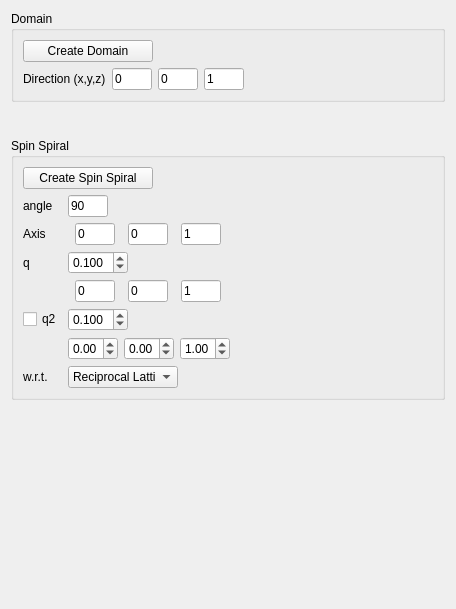
         <widget class="QWidget" name="page_2">
          <property name="geometry">
           <rect>
            <x>0</x>
            <y>0</y>
            <width>456</width>
            <height>609</height>
           </rect>
          </property>
          <property name="minimumSize">
           <size>
            <width>0</width>
            <height>400</height>
           </size>
          </property>
          <attribute name="label">
           <string>Nonlocal States</string>
          </attribute>
          <layout class="QGridLayout" name="gridLayout_6">
           <item row="3" column="0">
            <widget class="QGroupBox" name="groupBox_6">
             <property name="minimumSize">
              <size>
               <width>0</width>
               <height>0</height>
              </size>
             </property>
             <property name="title">
              <string>Spin Spiral</string>
             </property>
             <layout class="QGridLayout" name="gridLayout_21">
              <item row="0" column="2">
               <spacer name="horizontalSpacer_20">
                <property name="orientation">
                 <enum>Qt::Horizontal</enum>
                </property>
                <property name="sizeHint" stdset="0">
                 <size>
                  <width>40</width>
                  <height>20</height>
                 </size>
                </property>
               </spacer>
              </item>
              <item row="0" column="0">
               <widget class="QPushButton" name="pushButton_SS">
                <property name="minimumSize">
                 <size>
                  <width>130</width>
                  <height>20</height>
                 </size>
                </property>
                <property name="maximumSize">
                 <size>
                  <width>100</width>
                  <height>16777215</height>
                 </size>
                </property>
                <property name="baseSize">
                 <size>
                  <width>0</width>
                  <height>0</height>
                 </size>
                </property>
                <property name="text">
                 <string>Create Spin Spiral</string>
                </property>
               </widget>
              </item>
              <item row="2" column="0">
               <layout class="QGridLayout" name="gridLayout_13">
                <item row="2" column="1">
                 <widget class="QDoubleSpinBox" name="doubleSpinBox_spiral_q">
                  <property name="maximumSize">
                   <size>
                    <width>60</width>
                    <height>16777215</height>
                   </size>
                  </property>
                  <property name="locale">
                   <locale language="C" country="AnyCountry"/>
                  </property>
                  <property name="decimals">
                   <number>3</number>
                  </property>
                  <property name="minimum">
                   <double>-1000.000000000000000</double>
                  </property>
                  <property name="maximum">
                   <double>1000.000000000000000</double>
                  </property>
                  <property name="singleStep">
                   <double>0.050000000000000</double>
                  </property>
                  <property name="value">
                   <double>0.100000000000000</double>
                  </property>
                 </widget>
                </item>
                <item row="6" column="1">
                 <widget class="QComboBox" name="comboBox_SS">
                  <property name="minimumSize">
                   <size>
                    <width>0</width>
                    <height>20</height>
                   </size>
                  </property>
                  <property name="maximumSize">
                   <size>
                    <width>110</width>
                    <height>16777215</height>
                   </size>
                  </property>
                  <item>
                   <property name="text">
                    <string>Reciprocal Lattice</string>
                   </property>
                  </item>
                  <item>
                   <property name="text">
                    <string>Real Lattice</string>
                   </property>
                  </item>
                  <item>
                   <property name="text">
                    <string>Real Space</string>
                   </property>
                  </item>
                 </widget>
                </item>
                <item row="0" column="0">
                 <widget class="QLabel" name="label_16">
                  <property name="maximumSize">
                   <size>
                    <width>35</width>
                    <height>16777215</height>
                   </size>
                  </property>
                  <property name="text">
                   <string>angle</string>
                  </property>
                 </widget>
                </item>
                <item row="6" column="0">
                 <widget class="QLabel" name="label_18">
                  <property name="maximumSize">
                   <size>
                    <width>35</width>
                    <height>16777215</height>
                   </size>
                  </property>
                  <property name="text">
                   <string>w.r.t.</string>
                  </property>
                 </widget>
                </item>
                <item row="4" column="0">
                 <widget class="QCheckBox" name="checkBox_SS_q2">
                  <property name="text">
                   <string>q2</string>
                  </property>
                 </widget>
                </item>
                <item row="1" column="0">
                 <widget class="QLabel" name="label_20">
                  <property name="text">
                   <string>Axis</string>
                  </property>
                 </widget>
                </item>
                <item row="1" column="1">
                 <layout class="QGridLayout" name="gridLayout_28">
                  <item row="0" column="2">
                   <widget class="QLineEdit" name="lineEdit_SS_axis_x">
                    <property name="minimumSize">
                     <size>
                      <width>0</width>
                      <height>22</height>
                     </size>
                    </property>
                    <property name="maximumSize">
                     <size>
                      <width>40</width>
                      <height>16777215</height>
                     </size>
                    </property>
                    <property name="text">
                     <string>0</string>
                    </property>
                   </widget>
                  </item>
                  <item row="0" column="5">
                   <widget class="QLineEdit" name="lineEdit_SS_axis_z">
                    <property name="minimumSize">
                     <size>
                      <width>0</width>
                      <height>22</height>
                     </size>
                    </property>
                    <property name="maximumSize">
                     <size>
                      <width>40</width>
                      <height>16777215</height>
                     </size>
                    </property>
                    <property name="text">
                     <string>1</string>
                    </property>
                   </widget>
                  </item>
                  <item row="0" column="4">
                   <widget class="QLineEdit" name="lineEdit_SS_axis_y">
                    <property name="minimumSize">
                     <size>
                      <width>0</width>
                      <height>22</height>
                     </size>
                    </property>
                    <property name="maximumSize">
                     <size>
                      <width>40</width>
                      <height>16777215</height>
                     </size>
                    </property>
                    <property name="text">
                     <string>0</string>
                    </property>
                   </widget>
                  </item>
                 </layout>
                </item>
                <item row="4" column="1">
                 <widget class="QDoubleSpinBox" name="doubleSpinBox_spiral_q2">
                  <property name="maximumSize">
                   <size>
                    <width>60</width>
                    <height>16777215</height>
                   </size>
                  </property>
                  <property name="locale">
                   <locale language="C" country="AnyCountry"/>
                  </property>
                  <property name="decimals">
                   <number>3</number>
                  </property>
                  <property name="minimum">
                   <double>-1000.000000000000000</double>
                  </property>
                  <property name="maximum">
                   <double>1000.000000000000000</double>
                  </property>
                  <property name="singleStep">
                   <double>0.050000000000000</double>
                  </property>
                  <property name="value">
                   <double>0.100000000000000</double>
                  </property>
                 </widget>
                </item>
                <item row="3" column="1">
                 <layout class="QGridLayout" name="gridLayout_26">
                  <item row="1" column="1">
                   <widget class="QLineEdit" name="lineEdit_SS_dir_x">
                    <property name="minimumSize">
                     <size>
                      <width>0</width>
                      <height>20</height>
                     </size>
                    </property>
                    <property name="maximumSize">
                     <size>
                      <width>40</width>
                      <height>16777215</height>
                     </size>
                    </property>
                    <property name="text">
                     <string>0</string>
                    </property>
                   </widget>
                  </item>
                  <item row="1" column="3">
                   <widget class="QLineEdit" name="lineEdit_SS_dir_z">
                    <property name="minimumSize">
                     <size>
                      <width>0</width>
                      <height>22</height>
                     </size>
                    </property>
                    <property name="maximumSize">
                     <size>
                      <width>40</width>
                      <height>16777215</height>
                     </size>
                    </property>
                    <property name="text">
                     <string>1</string>
                    </property>
                   </widget>
                  </item>
                  <item row="1" column="2">
                   <widget class="QLineEdit" name="lineEdit_SS_dir_y">
                    <property name="minimumSize">
                     <size>
                      <width>0</width>
                      <height>20</height>
                     </size>
                    </property>
                    <property name="maximumSize">
                     <size>
                      <width>40</width>
                      <height>16777215</height>
                     </size>
                    </property>
                    <property name="text">
                     <string>0</string>
                    </property>
                   </widget>
                  </item>
                 </layout>
                </item>
                <item row="2" column="0">
                 <widget class="QLabel" name="label_4">
                  <property name="text">
                   <string>q</string>
                  </property>
                 </widget>
                </item>
                <item row="0" column="1">
                 <widget class="QLineEdit" name="lineEdit_SS_angle">
                  <property name="minimumSize">
                   <size>
                    <width>0</width>
                    <height>22</height>
                   </size>
                  </property>
                  <property name="maximumSize">
                   <size>
                    <width>40</width>
                    <height>16777215</height>
                   </size>
                  </property>
                  <property name="text">
                   <string>90</string>
                  </property>
                 </widget>
                </item>
                <item row="5" column="1">
                 <layout class="QGridLayout" name="gridLayout_12">
                  <item row="0" column="3">
                   <widget class="QDoubleSpinBox" name="doubleSpinBox_SS_q2_dir_z">
                    <property name="maximumSize">
                     <size>
                      <width>50</width>
                      <height>16777215</height>
                     </size>
                    </property>
                    <property name="locale">
                     <locale language="C" country="AnyCountry"/>
                    </property>
                    <property name="minimum">
                     <double>-100.000000000000000</double>
                    </property>
                    <property name="maximum">
                     <double>100.000000000000000</double>
                    </property>
                    <property name="value">
                     <double>1.000000000000000</double>
                    </property>
                   </widget>
                  </item>
                  <item row="0" column="2">
                   <widget class="QDoubleSpinBox" name="doubleSpinBox_SS_q2_dir_y">
                    <property name="maximumSize">
                     <size>
                      <width>50</width>
                      <height>16777215</height>
                     </size>
                    </property>
                    <property name="locale">
                     <locale language="C" country="AnyCountry"/>
                    </property>
                    <property name="minimum">
                     <double>-100.000000000000000</double>
                    </property>
                    <property name="maximum">
                     <double>100.000000000000000</double>
                    </property>
                   </widget>
                  </item>
                  <item row="0" column="1">
                   <widget class="QDoubleSpinBox" name="doubleSpinBox_SS_q2_dir_x">
                    <property name="maximumSize">
                     <size>
                      <width>50</width>
                      <height>16777215</height>
                     </size>
                    </property>
                    <property name="locale">
                     <locale language="C" country="AnyCountry"/>
                    </property>
                    <property name="minimum">
                     <double>-100.000000000000000</double>
                    </property>
                    <property name="maximum">
                     <double>100.000000000000000</double>
                    </property>
                   </widget>
                  </item>
                 </layout>
                </item>
               </layout>
              </item>
             </layout>
            </widget>
           </item>
           <item row="2" column="0">
            <spacer name="verticalSpacer_4">
             <property name="orientation">
              <enum>Qt::Vertical</enum>
             </property>
             <property name="sizeType">
              <enum>QSizePolicy::Fixed</enum>
             </property>
             <property name="sizeHint" stdset="0">
              <size>
               <width>20</width>
               <height>30</height>
              </size>
             </property>
            </spacer>
           </item>
           <item row="5" column="0">
            <spacer name="verticalSpacer_17">
             <property name="orientation">
              <enum>Qt::Vertical</enum>
             </property>
             <property name="sizeType">
              <enum>QSizePolicy::Expanding</enum>
             </property>
             <property name="sizeHint" stdset="0">
              <size>
               <width>20</width>
               <height>30</height>
              </size>
             </property>
            </spacer>
           </item>
           <item row="0" column="0">
            <widget class="QGroupBox" name="groupBox_Domain">
             <property name="minimumSize">
              <size>
               <width>0</width>
               <height>0</height>
              </size>
             </property>
             <property name="title">
              <string>Domain</string>
             </property>
             <layout class="QGridLayout" name="gridLayout_5">
              <item row="3" column="0">
               <layout class="QGridLayout" name="gridLayout_11">
                <item row="0" column="0">
                 <widget class="QLabel" name="label_11">
                  <property name="maximumSize">
                   <size>
                    <width>100</width>
                    <height>16777215</height>
                   </size>
                  </property>
                  <property name="text">
                   <string>Direction (x,y,z)</string>
                  </property>
                 </widget>
                </item>
                <item row="0" column="1">
                 <layout class="QGridLayout" name="gridLayout_10">
                  <item row="0" column="2">
                   <widget class="QLineEdit" name="lineEdit_domain_dir_z">
                    <property name="minimumSize">
                     <size>
                      <width>0</width>
                      <height>22</height>
                     </size>
                    </property>
                    <property name="maximumSize">
                     <size>
                      <width>40</width>
                      <height>16777215</height>
                     </size>
                    </property>
                    <property name="toolTip">
                     <string>&lt;html&gt;&lt;head/&gt;&lt;body&gt;&lt;p&gt;v_z&lt;/p&gt;&lt;/body&gt;&lt;/html&gt;</string>
                    </property>
                    <property name="text">
                     <string>1</string>
                    </property>
                   </widget>
                  </item>
                  <item row="0" column="1">
                   <widget class="QLineEdit" name="lineEdit_domain_dir_y">
                    <property name="minimumSize">
                     <size>
                      <width>0</width>
                      <height>22</height>
                     </size>
                    </property>
                    <property name="maximumSize">
                     <size>
                      <width>40</width>
                      <height>16777215</height>
                     </size>
                    </property>
                    <property name="toolTip">
                     <string>&lt;html&gt;&lt;head/&gt;&lt;body&gt;&lt;p&gt;v_y&lt;/p&gt;&lt;/body&gt;&lt;/html&gt;</string>
                    </property>
                    <property name="text">
                     <string>0</string>
                    </property>
                   </widget>
                  </item>
                  <item row="0" column="0">
                   <widget class="QLineEdit" name="lineEdit_domain_dir_x">
                    <property name="minimumSize">
                     <size>
                      <width>0</width>
                      <height>22</height>
                     </size>
                    </property>
                    <property name="maximumSize">
                     <size>
                      <width>40</width>
                      <height>16777215</height>
                     </size>
                    </property>
                    <property name="toolTip">
                     <string>&lt;html&gt;&lt;head/&gt;&lt;body&gt;&lt;p&gt;v_x&lt;/p&gt;&lt;/body&gt;&lt;/html&gt;</string>
                    </property>
                    <property name="text">
                     <string>0</string>
                    </property>
                   </widget>
                  </item>
                 </layout>
                </item>
               </layout>
              </item>
              <item row="1" column="0">
               <widget class="QPushButton" name="pushButton_domain">
                <property name="sizePolicy">
                 <sizepolicy hsizetype="Maximum" vsizetype="Fixed">
                  <horstretch>0</horstretch>
                  <verstretch>0</verstretch>
                 </sizepolicy>
                </property>
                <property name="minimumSize">
                 <size>
                  <width>130</width>
                  <height>20</height>
                 </size>
                </property>
                <property name="maximumSize">
                 <size>
                  <width>120</width>
                  <height>16777215</height>
                 </size>
                </property>
                <property name="text">
                 <string>Create Domain</string>
                </property>
               </widget>
              </item>
              <item row="1" column="3">
               <spacer name="horizontalSpacer_5">
                <property name="orientation">
                 <enum>Qt::Horizontal</enum>
                </property>
                <property name="sizeHint" stdset="0">
                 <size>
                  <width>60</width>
                  <height>20</height>
                 </size>
                </property>
               </spacer>
              </item>
             </layout>
            </widget>
           </item>
          </layout>
         </widget>
